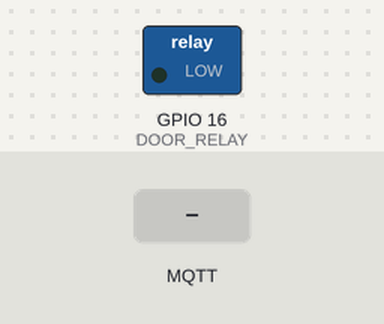
A sketch run on a simulated ESP8266 (NodeMCU). On the bench: switched loads named in the sketch (green lamp = pin HIGH). Inputs (shaded band) come from the test bench. WiFi joins after 1.5 s; servers stay silent unless stated; random numbers use the default seed unless the sketch sets one; no MQTT or app messages arrive unless stated; what the sketch prints to the serial monitor is not drawn.

Above: at 2.7 s.
2.8 s: MQTT message "1" arrives on the first subscribed topic
At 4.0 s:
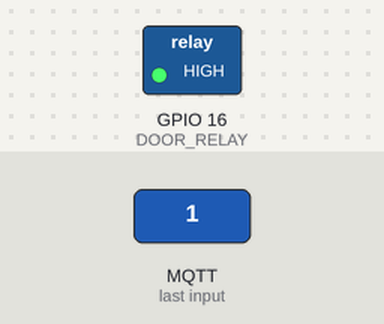
5.8 s: MQTT message "0" arrives on the first subscribed topic
7.3 s: MQTT message "on" arrives on the first subscribed topic
Timing chart, 0 to 10.3 s (numbered marks = the images above; inputs shaded):
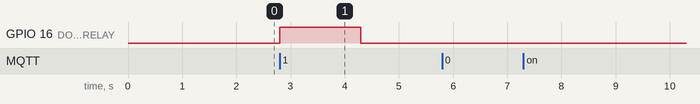

The sketch:

officeesp8622.ino
```cpp
#include <DHT.h>
#include <ESP8266WiFi.h>
#include <PubSubClient.h>

#define DHTPIN 5     // D3
#define DHTTYPE DHT22   // DHT 22  (AM2302)
int DOOR_RELAY = 16; //D2

const char* ssid = "HomeExtender";
const char* password = "0524713014";
const char* mqtt_server = "192.168.123.100";


WiFiClient espClient;
PubSubClient client(espClient);
unsigned long lastMsg = 0;
#define MSG_BUFFER_SIZE  (50)
char msg[MSG_BUFFER_SIZE];
DHT dht(DHTPIN, DHTTYPE, 11); //// Initialize DHT sensor for normal 16mhz Arduino

void setup_wifi() {

  Serial.println();
  Serial.print("Connecting to ");
  Serial.println(ssid);

  WiFi.mode(WIFI_STA);
  WiFi.begin(ssid, password);

  while (WiFi.status() != WL_CONNECTED) {
    delay(500);
    Serial.print(".");
  }

  randomSeed(micros());

  Serial.println("");
  Serial.println("WiFi connected");
  Serial.println("IP address: ");
  Serial.println(WiFi.localIP());
}

void callback(char* topic, byte* payload, unsigned int length) {
  Serial.print("Message arrived [");
  Serial.print(topic);
  Serial.print("] ");
  for (int i = 0; i < length; i++) {
    Serial.print((char)payload[i]);
  }
  Serial.println();

  // Switch on the LED if an 1 was received as first character
  if ((char)payload[0] == '1') {
    digitalWrite(DOOR_RELAY, HIGH);
    Serial.println("open door");
    delay(1500);
    digitalWrite(DOOR_RELAY, LOW);
    Serial.println("release door");
  } else {
    Serial.print("unknown door action");
    Serial.println((char)payload[0]);
  }

}

void reconnect() {
  // Loop until we're reconnected
  while (!client.connected()) {
    Serial.print("Attempting MQTT connection...");
    // Create a random client ID
    String clientId = "ESP8266Client-";
    clientId += String(random(0xffff), HEX);
    // Attempt to connect
    if (client.connect(clientId.c_str())) {
      Serial.println("connected");
      // Once connected, publish an announcement...
      client.publish("deviceMQTT", "hello world");
      // ... and resubscribe
      client.subscribe("home/office/door");
    } else {
      Serial.print("failed, rc=");
      Serial.print(client.state());
      Serial.println(" try again in 5 seconds");
      // Wait 5 seconds before retrying
      delay(5000);
    }
  }
}

void setup() {
  Serial.begin(115200);
  Serial.setDebugOutput(true);
  setup_wifi();
  client.setServer(mqtt_server, 1883);
  client.setCallback(callback);

  dht.begin();
  pinMode(DOOR_RELAY, OUTPUT);
}

void loop() {

  if (!client.connected()) {
    reconnect();
  }
  client.loop();

  unsigned long now = millis();
  if (now - lastMsg > 60000) {
    lastMsg = now;
    snprintf (msg, MSG_BUFFER_SIZE, "%s", String(dht.readHumidity()).c_str());
    Serial.print("Publish message: ");
    Serial.println(msg);
    client.publish("office/Humidity", msg);
    snprintf (msg, MSG_BUFFER_SIZE, "%s", String(dht.readTemperature()).c_str());
    Serial.print("Publish message Temperature: ");
    Serial.println(msg);
    client.publish("office/Temperature", msg);
  }


}
```

Measured:
- after the input at 2.8 s, GPIO 16 (DOOR_RELAY): LOW → HIGH at once, → LOW 1.5 s later
- after the input at 5.8 s, every drawn part: stays the same
- after the input at 7.3 s, every drawn part: stays the same
